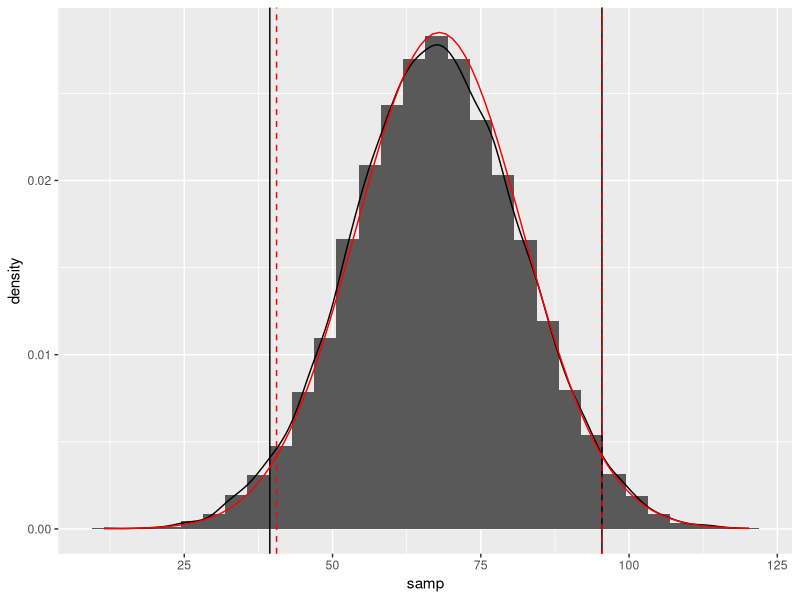

Generate this figure with R: (Note: this script raises an error after producing the figure.)
## ---- chunk 1
#DO NOT EDIT THIS CHUNK OR ANYTHING ABOVE IT!
knitr::opts_chunk$set(echo = TRUE, eval = TRUE, fig.align = "center", warning = F, message = F, tidy=T, tidy.opts=list(width.cutoff=50))
## ---- chunk 2
pnorm(60, mean = 68, sd = 14)
## ---- chunk 3
qnorm(0.95, mean = 68, sd = 14)
## ---- chunk 4
1 - pnorm(80, mean = 68, sd = 14)
## ---- chunk 5
pnorm(75, mean = 68, sd = 14) - pnorm(65, mean = 68, sd = 14)
## ---- chunk 6
(1 - pnorm(88, mean = 68, sd = 14)) * 2
## ---- chunk 7
set.seed(348)
samp <- rnorm(10000, mean = 68, sd = 14)

lessthan60 <- samp < 60
mean(lessthan60)
greaterthan80 <- samp > 80
mean(greaterthan80)
quantile(samp, 0.95)
## ---- chunk 8
between65and75 <- samp > 65 & samp < 75
mean(between65and75)
lessThan48andGreaterThan88 <- samp < 48 | samp > 88
mean(lessThan48andGreaterThan88)
## ---- chunk 9
library(ggplot2)
df <- data.frame(samp) #makes your sample a column of a dataframe called df
ggplot(df, aes(samp)) + geom_histogram(aes(y=..density..)) + geom_density() + 
  geom_vline(xintercept = quantile(samp, c(0.025, 0.975))) + 
  geom_line(stat="function", fun = dnorm, args = c(68,14), color = 'red') + 
  geom_vline(xintercept = c(qnorm(0.025, 68, 14), qnorm(0.975, 68, 14)), color = 'red', linetype="dashed")
## ---- chunk 10
library(dplyr)
quakes %>% filter(depth > median(depth)) %>% summarise(mean(mag))
## ---- chunk 11
quakes <- quakes %>% mutate(depth_m = depth * 1000)
head(quakes)
## ---- chunk 12
library(maps) #install.packages("maps") if not on the servers
world <- map_data("world")

ggplot(quakes) + geom_point(aes(long,lat,color=depth)) + 
  geom_polygon(aes(long, lat, group=group), data = world, fill = "red") + xlim(150,200)+ylim(-50,0) + 
  coord_map()

#if you want to overlay a map, uncomment/add the following code to your plot:
#+geom_polygon(aes(long, lat, group=group), data = world, fill = "red") + xlim(150,200)+ylim(-50,0)
## ---- chunk 13
## DO NOT DELETE OR MODIFY THIS CHUNK: IT MUST BE PRESENT TO RECEIVE CREDIT FOR THE ASSIGNMENT
sessionInfo(); Sys.time(); Sys.info()
